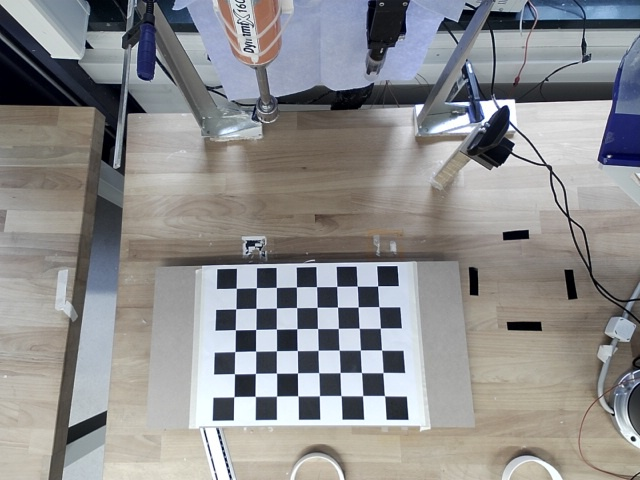
#> input picture Cam_Calibration/calibration_checkerboard/cal_image_0.jpg, 640 x 480 px
$ python process3.py --dir calibration_checkerboard
#> lines starting #> are read from the running program, lines starting #| are printed output that depends on the picture; after the words box and inside, x2 and y2 are one past the last pixel; in counts of white or black regions, pixels touching at a corner belong together; long printed decimals are rounded
'''
Sample Usage:- Go to terminal and proper directory- Also do not forget to change the checkerboard width and height
 python process3.py --dir calibration_checkerboard/ --square_size 0.04 --visualize True
'''

import numpy as np
import cv2
import os
import argparse


def calibrate(dirpath, square_size, width, height, visualize=False):
    """ Apply camera calibration operation for images in the given directory path. """
#> called with dirpath = 'calibration_checkerboard', square_size = 1, width = 8, height = 6, visualize = False

    # termination criteria
    criteria = (cv2.TERM_CRITERIA_EPS + cv2.TERM_CRITERIA_MAX_ITER, 30, 0.001)

    # prepare object points, like (0,0,0), (1,0,0), (2,0,0) ....,(8,6,0)
    objp = np.zeros((height * width, 3), np.float32)
    objp[:, :2] = np.mgrid[0:width, 0:height].T.reshape(-1, 2)

    objp = objp * square_size

    # Arrays to store object points and image points from all the images.
    objpoints = []  # 3d point in real world space
    imgpoints = []  # 2d points in image plane.

    images = os.listdir(dirpath)

    for fname in images:
        img = cv2.imread(os.path.join(dirpath, fname))
#> img is the input picture: shape (480, 640, 3); mean B, G, R 141.7, 141.2, 141.5
        gray = cv2.cvtColor(img, cv2.COLOR_BGR2GRAY)
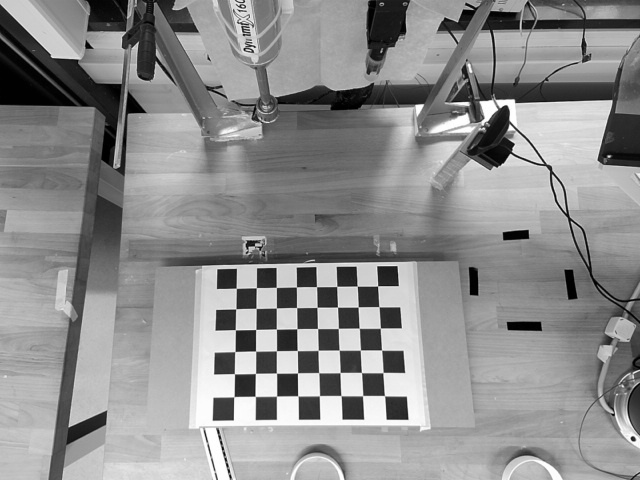
#> gray: shape (480, 640); min 0, max 255, mean 141.3

        # Find the chess board corners
        ret, corners = cv2.findChessboardCorners(gray, (width, height), None)
#> ret = True; corners = 48 rows, first 8: [236.3, 288.3], [256.3, 287.7], [276.3, 287.4], [296.4, 287], [316.5, 286.6], [336.7, 286.4], [357.2, 286.1], [377.6, 285.9]

        # If found, add object points, image points (after refining them)
        if ret:
            objpoints.append(objp)

            corners2 = cv2.cornerSubPix(gray, corners, (11, 11), (-1, -1), criteria)
#> corners2 = 48 rows, first 8: [236.2, 288.3], [256.4, 287.7], [276.3, 287.4], [296.4, 286.8], [316.5, 286.7], [336.8, 286.4], [357.2, 286.1], [377.7, 285.9]
            imgpoints.append(corners2)

            # Draw and display the corners
            img = cv2.drawChessboardCorners(img, (width, height), corners2, ret)
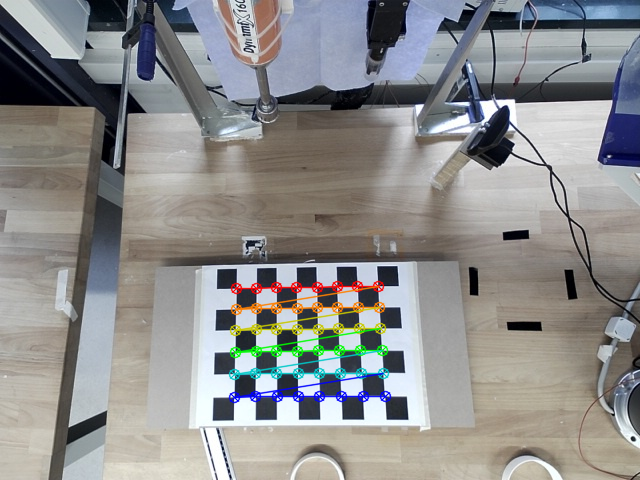
#> img: shape (480, 640, 3); 2.7% of pixels changed, all inside (x1, y1, x2, y2) = (228, 280, 392, 404)

        if visualize:
            cv2.imshow('img', img)
            cv2.waitKey(0)
#> pass 2 of the loop in calibrate, `for fname in images:`:
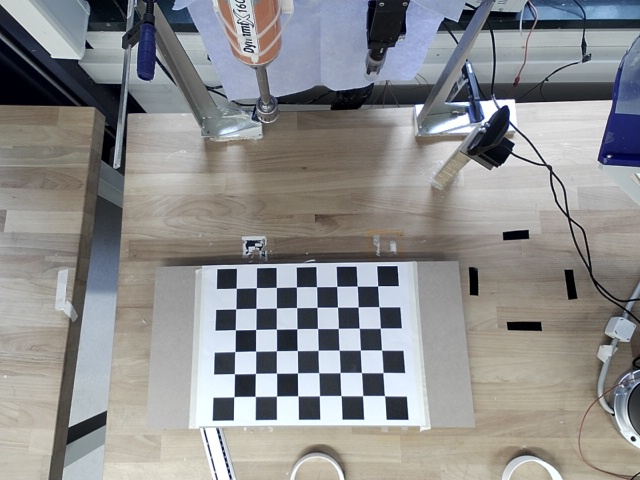
#> input picture Cam_Calibration/calibration_checkerboard/cal_image_1.jpg, 640 x 480 px
#> in calibrate, img is the input picture: shape (480, 640, 3); mean B, G, R 141.6, 141, 140.7
#> in calibrate, `gray = cv2.cvtColor(img, cv2.COLOR_BGR2GRAY)`:
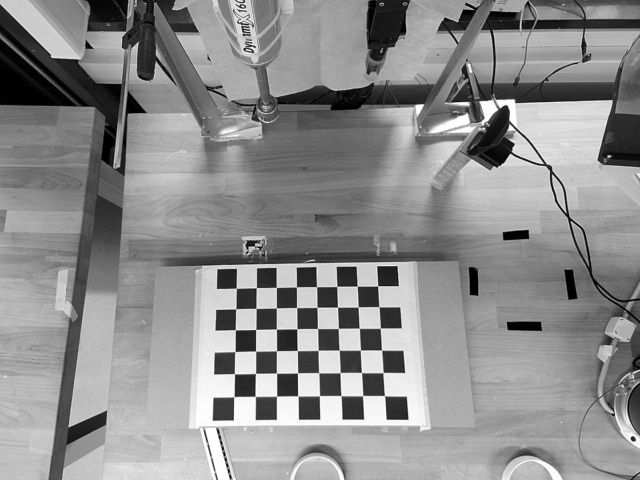
#> gray: shape (480, 640); min 0, max 255, mean 141
#> corners = 48 rows, first 8: [236.2, 288.2], [256.3, 287.7], [276.3, 287.4], [296.4, 287], [316.5, 286.7], [336.7, 286.4], [357.2, 286.1], [377.6, 285.9]
#> in calibrate, `img = cv2.drawChessboardCorners(img, (width, height), corners2, ret)`:
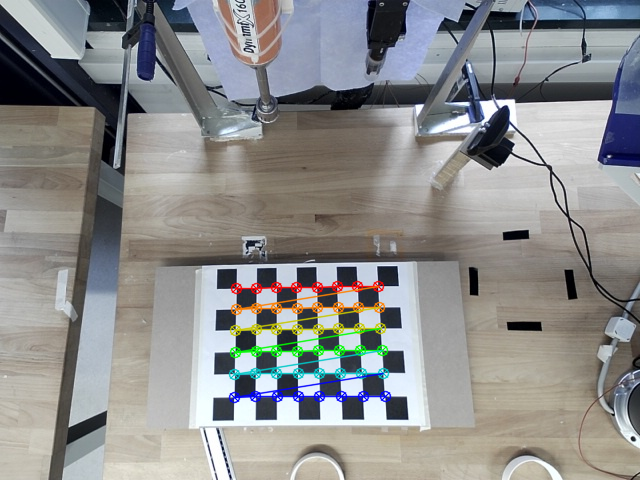
#> img: shape (480, 640, 3); 2.7% of pixels changed, all inside (x1, y1, x2, y2) = (228, 280, 392, 404)

    ret, mtx, dist, rvecs, tvecs = cv2.calibrateCamera(objpoints, imgpoints, gray.shape[::-1], None, None)
#> ret = 0.0716; mtx = [[262.7, 0, 308.4], [0, 260, 242.9], [0, 0, 1]]; dist = [[0.0567, -0.125, 0.00838, 0.00524, 0.14]]; rvecs = ([-0.123, 0.0147, -0.0186], [-0.123, 0.0147, -0.0186]); tvecs = ([-3.6, 2.27, 13.13], [-3.6, 2.27, 13.13])

    return [ret, mtx, dist, rvecs, tvecs]


if __name__ == '__main__':
    ap = argparse.ArgumentParser()
    ap.add_argument("-d", "--dir", required=True, help="Path to folder containing checkerboard images for calibration")
    ap.add_argument("-w", "--width", type=int, help="Width of checkerboard (default=9)", default=8)
    ap.add_argument("-t", "--height", type=int, help="Height of checkerboard (default=6)", default=6)
    ap.add_argument("-s", "--square_size", type=float, default=1, help="Length of one edge (in metres)")
    ap.add_argument("-v", "--visualize", type=str, default="False", help="To visualize each checkerboard image")
    args = vars(ap.parse_args())

    dirpath = args['dir']
    # 2.4 cm == 0.024 m
    # square_size = 0.024
    square_size = args['square_size']

    width = args['width']
    height = args['height']

    if args["visualize"].lower() == "true":
        visualize = True
    else:
        visualize = False

    ret, mtx, dist, rvecs, tvecs = calibrate(dirpath, square_size, visualize=visualize, width=width, height=height)
#> ret = 0.0716; mtx = [[262.7, 0, 308.4], [0, 260, 242.9], [0, 0, 1]]; dist = [[0.0567, -0.125, 0.00838, 0.00524, 0.14]]; tvecs = ([-3.6, 2.27, 13.13], [-3.6, 2.27, 13.13])

    print(mtx)
#| [[262.662   0.         308.407]
#|  [  0.         259.964 242.866]
#|  [  0.           0.           1.        ]]
    print(dist)
#| [[ 0.05673 -0.125  0.00838  0.005237  0.1402 ]]

    np.save("calibration_matrix", mtx)
    np.save("distortion_coefficients", dist)
